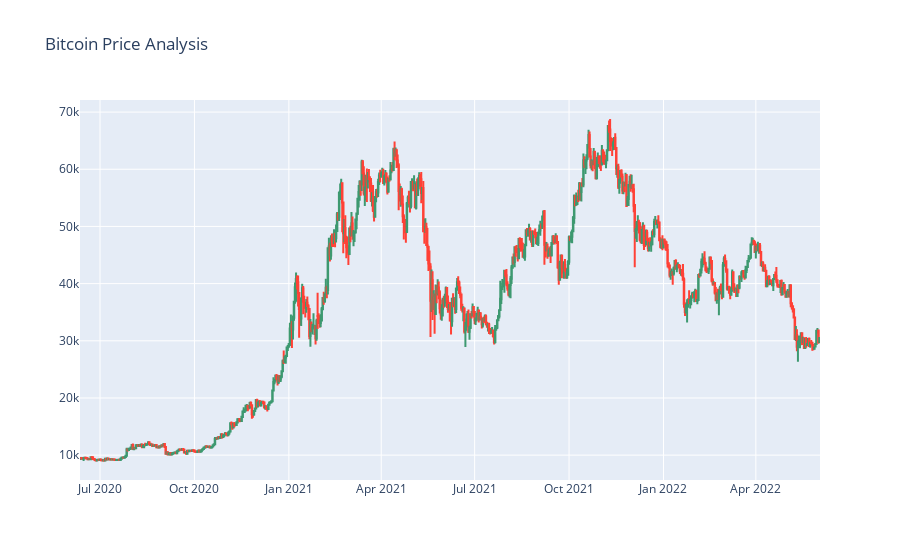

Notebook source saved alongside this figure:
### Markdown cell above
### Visual trend for price of Bitcoin in the last two years

### Code cell
figure = go.Figure(data=[go.Candlestick(x=data["Date"], open=data.Open["BTC-USD"], high=data.High["BTC-USD"], low=data.Low["BTC-USD"], close=data.Close["BTC-USD"])])
figure.update_layout(title = "Bitcoin Price Analysis", xaxis_rangeslider_visible=False)
figure.show()

### Figure 1 — Plotly figure (JSON) as saved in the notebook; plotly's stock layout.template omitted (floating-point values rounded to 4 significant figures; data arrays with more than 128 entries replaced by an {"elided": "..."} marker saying what was removed)
{"data": [{"close": {"elided": "721 float values"}, "high": {"elided": "721 float values"}, "low": {"elided": "721 float values"}, "open": {"elided": "721 float values"}, "type": "candlestick", "x": {"elided": "721 str values"}}], "layout": {"title": {"text": "Bitcoin Price Analysis"}, "xaxis": {"rangeslider": {"visible": false}}}}
